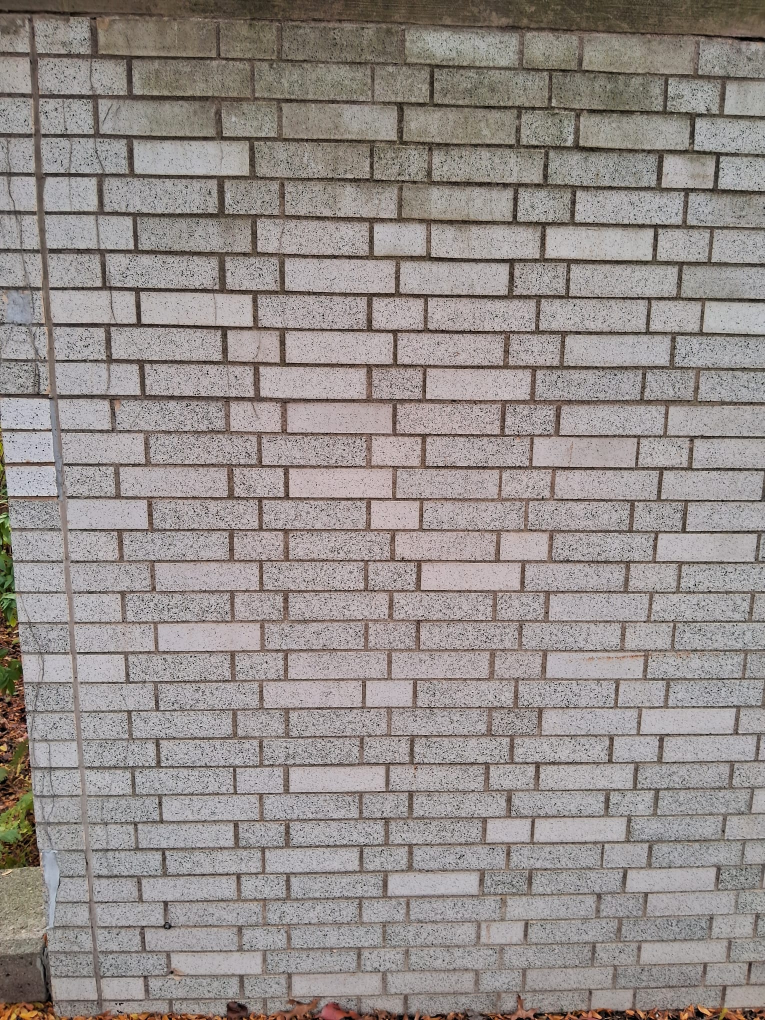
%> input picture Brick/Brickwall1.jpg, 1530 x 2040 px (shown at 1/2 size); its folder holds only this picture in this run
$ octave Brick_script.m   (GNU Octave 9; MATLAB toolbox functions it lacks are replaced by stand-ins)
%> lines starting %> are read from the running program, lines starting %| are printed output that depends on the picture
### harris.m
function [varargout] = harris(I,varargin)
%HARRIS Harris corner detector
%  This function implements a version of the Harris corner detector which
%  has the ability to calculate the eigenvalues of the gradient matrix
%  directly.  This is opposed to calculating the corner response function as
%  originally proposed by Harris in:
%
%  C. Harris and M. Stephens.  "A Combined Corner and Edge
%  Detector", Proceedings of the 4th Alvey Vision Conference,
%  Manchester, U.K. pgs 147-151, 1988
%
%  INPUT:
%  I is the graylevel image to extract interest points from
%  PARAMETER     DEFAULT   DESCRIPTION
%  ----------   --------  --------------------------
%  N               500    maximum number of interest points to return
%  'disp'          N/A    overlays corner points on image
%  'subpixel'      N/A    analytically calculate subpixel precision of
%                         corner locations by fitting a quadratic
%                         surface to corner response function
%  'thresh'          0    smallest acceptable value of response function
%  'hsize_i          3    size of the smoothing Gaussian mask
%  'sigma_i         0.5   standard deviation of Gaussian filter
%  'tile'          [1 1]  break the image into regions [y x] to
%                         distribute feature points more uniformly
%  'mask'           M     array of 1's same size as image defining
%                         where to compute feature points (useful
%                         for radially compensated images)
%  'eig'           N/A    use smallest eigenvalue as response
%                         function, o.w. use response function (default)
%                         originally proposed by Harris
%  'fft'           N/A    perform smoothing filtering in freqeuncey
%                         domain, o.w. perform in spatial domain (default)
%
%  OPTIONAL OUTPUT:
%  (y,x) are the row/column locations of interest points
%  M is the corner response function value associated with that point
%
%  Example:
%  I = imread('cameraman.tif');
%  [y,x,m] = harris(I,1000,'tile',[2 2],'disp');
%
%Date        Who     What
%--------    ----    ---------------------------------
%20021010    rme     Create.
%20021014    rme     Added option of subpixel precision.
%20021110    rme     Added example and no ouput option
%20021214    rme     Added tiling and mask features as well as
%                    Harris corner response function.
%20030821    rme     Speed up subpixel code, as well as regional
%                    processing code.
%20030826    rme     Added 'fft' option to speed up feature extraction
%                    for large images (e.g. 1024x1280)
%20041218    rme     Added convolve2.m function call.
%                    convolve2 performs SVD on the mask and then performs separable
%                    convolution.  note that matlab's filter2 also tries to do this, but for
%                    some reason calling conv2(h1,h2,I) is *much* slower than calling
%                    conv2(conv2(I,h1),h2) which what convolve2 does.

param = checkargs(size(I),varargin{:});

I = double(I);

[nr,nc] = size(I);

% create gradient masks
dx = [-1 0 1; -1 0 1; -1 0 1]/3;
dy = dx';

% calculate image gradients
Ix = convolve2(I,dx,'same');
Iy = convolve2(I,dy,'same');

% calculate gradient products
IxIx = Ix.*Ix;
IyIy = Iy.*Iy;
IxIy = Ix.*Iy;

% smooth squared image gradients
gmask = fspecial('gaussian',param.hsize,param.sigma);
if param.fft == false
  IxIx = convolve2(IxIx,gmask,'same');
  IyIy = convolve2(IyIy,gmask,'same');
  IxIy = convolve2(IxIy,gmask,'same');
else
  m = size(IxIx,1)+size(gmask,1)-1;
  n = size(IxIx,2)+size(gmask,2)-1;
  try
    % previous values
    pv_t = load(strcat(tempdir,'harris_prev_val.mat'));
    if m == pv_t.m && n == pv_t.n && ...
	  param.hsize == pv_t.hsize && param.sigma == pv_t.sigma
      % load previously stored smoothing filter fft
      %disp('loading gmask_fft');
      gmask_fft = pv_t.gmask_fft;
    else
      %disp('generating gmask_fft');
      gmask_fft = fft2(gmask,m,n);
    end
  catch
    %disp('no previous values exist, generating gmask_fft')
    hsize = param.hsize;
    sigma = param.sigma;
    % no previous values exist
    gmask_fft = fft2(gmask,m,n);
    save(strcat(tempdir,'harris_prev_val.mat'), ...
  	 'hsize','sigma','m','n','gmask_fft');
  end

  IxIx = real(ifft2(fft2(IxIx,m,n).*gmask_fft));
  IyIy = real(ifft2(fft2(IyIy,m,n).*gmask_fft));
  IxIy = real(ifft2(fft2(IxIy,m,n).*gmask_fft));
  % keep 'same' portion
  w = (param.hsize-1)/2; % hsize is assumed to be odd
  IxIx = IxIx(w+1:w+nr,w+1:w+nc);
  IyIy = IyIy(w+1:w+nr,w+1:w+nc);
  IxIy = IxIy(w+1:w+nr,w+1:w+nc);
  clear hsize sigma m n gmask_fft gmask;
end

% calculate the eigenvalues of the matrix
% [IxIx IxIy
%  IxIy IyIy]
% old way
%lambda1a = (IxIx+IyIy)/2 + 1/2*sqrt((IxIx+IyIy).^2-4*(IxIx.*IyIy-IxIy.*IxIy));
%lambda2a = (IxIx+IyIy)/2 - 1/2*sqrt((IxIx+IyIy).^2-4*(IxIx.*IyIy-IxIy.*IxIy));
% faster way
B = (IxIx+IyIy);
SQRTRM = sqrt(B.^2 - 4*(IxIx.*IyIy-IxIy.^2));
lambda1 = (B+SQRTRM)/2;
lambda2 = (B-SQRTRM)/2;
clear B SQRTRM IxIx IyIy IxIy;

% corner detection is based upon the desired corner response function
if param.eig
  % minimum eigenvalue
  R = real(min(lambda1,lambda2));
else
  % Harris corner response function
  % trace equals sum of eigenvalues
  % determinant equals product of eigenvalues
  R = lambda1.*lambda2 - 0.04*(lambda1+lambda2).^2;
end

% locate local maxima based upon eight-connected neighborhood
Maxima = (imregionalmax(R) & param.mask).*R;

% sort interest points by reponse function
% only consider pixels where the gradient matrix is positive definite
% i.e. both eigenvalues are greater than zero
[i,j] = find(Maxima > param.thresh);
m = Maxima((j-1)*nr+i); %shortcut for maxima(sub2ind(size(maxima),i,j));
[m,idx] = sort(m);
i = i(idx);
j = j(idx);

% interest points were sorted ascendingly by response function,
% flip so largest response points are first
m = m(end:-1:1);
i = i(end:-1:1);
j = j(end:-1:1);

if param.tile(1) > 1 && param.tile(2) > 1
  % process image regionally so that corners are uniformally
  % extracted across image regions
  ii = [];
  jj = [];
  mm = [];
  Npts_per_region = round(param.N/prod(param.tile));
  xx = round(linspace(1,nc,param.tile(2)+1)); % region boundaries
  yy = round(linspace(1,nr,param.tile(1)+1));
  for pp = 2:length(xx)
    % points falling within the region's x boundaries
    idx = find((j >= xx(pp-1)) & (j < xx(pp)));
    for qq = 2:length(yy)
      % points falling within the region's y boundaries
      idy = find((i >= yy(qq-1)) & (i < yy(qq)));

      % their common intersection
      ind = intersect(idx,idy);

      % return the strongest N points as defined by user
      ii = [ii; i(ind(1:min(end,Npts_per_region)))];
      jj = [jj; j(ind(1:min(end,Npts_per_region)))];
      mm = [mm; m(ind(1:min(end,Npts_per_region)))];
    end
  end
else
  ii = i(1:min(end,param.N));
  jj = j(1:min(end,param.N));
  mm = m(1:min(end,param.N));
end

if param.subpixel
  % refine corner locations with subpixel accuracy
  % fit a quadratic surface to maxima location
  % and calculate it's analytic peak
  [ii,jj] = subpixel(ii,jj,R);
end

if param.disp | nargout == 0
  % overlay corner points on original image
  figure;
  imagesc(I);
  colormap gray;
  hold on;
  plot(jj,ii,'y+');
  hold off;
  drawnow;
end

if nargout >= 2
  varargout{1} = ii;
  varargout{2} = jj;
end
if nargout == 3
  varargout{3} = mm;
end

%=======================================================================
function param = checkargs(isize,varargin);

% set defaults
param.disp = 0;      % overlay corner points on image
param.N = 500;       % number of interest points to return
param.subpixel = false;  % refine corner location with subpixel accuracy
param.thresh = 0;    % threshold value for smallest response magnitude
param.hsize = 3;     % size of gaussian smoothing mask
param.sigma = 0.5;   % standard deviation of gaussian mask
param.eig   = false; % use corner response function as originally
                     % proposed by Harris
param.tile = [1 1];  % do not process image regionally
param.fft  = false;  % implement conv2 in spatial domain

%----------------------------------------------
% replace defaults with user specified values
%----------------------------------------------
% check to see if number of corner points was specified
% otherwise use default
if nargin > 1 && isnumeric(varargin{1})
  param.N = varargin{1};
  ii = 2;
else
  ii = 1;
end

% loop through parameter/value pairs
while ii <= nargin - 1;
  switch lower(varargin{ii})
   case 'disp'
    param.disp = 1;
    ii = ii+1;
   case 'subpixel'
    param.subpixel = true;
    ii = ii+1;
   case 'eig'
    param.eig = true;
    ii = ii+1;
   case 'thresh'
    param.thresh = varargin{ii+1};
    ii = ii+2;
   case 'hsize'
    param.hsize = varargin{ii+1};
    ii = ii+2;
   case 'sigma'
    param.sigma = varargin{ii+1};
    ii = ii+2;
   case 'mask'
    param.mask  = logical(varargin{ii+1});
    ii = ii+2;
   case 'tile'
    param.tile  = varargin{ii+1};
    ii = ii+2;
   case 'fft'
    param.fft = true;
    ii = ii+1;
   otherwise
    error(sprintf('Uknown option ''%s''',varargin{ii}));
  end
end

if ~isfield(param,'mask')
  % corner mask defines region to compute interest points
  % define default mask to include "valid" smoothed
  % image gradient portions from convolution
  param.mask = true(isize);
  % [5 lines of commented-out code are left out]
end

%================================================================
% the current implementation no longer uses this function
% [7 lines left out: function regionalmask, not called in this run]


%================================================================
% [57 lines left out: function subpixel, not called in this run]

### convolve2.m
function y = convolve2(x, m, shape, tol)
%CONVOLVE2 Two dimensional convolution.
%   Y = CONVOLVE2(X, M) performs the 2-D convolution of matrices X and
%   M. If [mx,nx] = size(X) and [mm,nm] = size(M), then size(Y) =
%   [mx+mm-1,nx+nm-1]. Values near the boundaries of the output array are
%   calculated as if X was surrounded by a border of zero values.
%
%   Y = CONVOLVE2(X, M, SHAPE) where SHAPE is a string returns a
%   subsection of the 2-D convolution with size specified by SHAPE:
%
%       'full'  - (default) returns the full 2-D convolution,
%       'same'  - returns the central part of the convolution
%                 that is the same size as A (using zero padding),
%       'valid' - returns only those parts of the convolution
%                 that are computed without the zero-padded
%                 edges, size(Y) = [mx-mm+1,nx-nm+1] when
%                 size(X) > size(M),
%       'wrap'  - as for 'same' except that instead of using zero-padding
%                 the input A is taken to wrap round as on a toroid.
%
%   CONVOLVE2 is fastest when mx > mm and nx > nm - i.e. the first
%   argument is the input and the second is the mask.
%
%   If the rank of the mask M is low, CONVOLVE2 will decompose it into a
%   sum of outer product masks, each of which is applied efficiently as
%   convolution with a row vector and a column vector, by calling CONV2.
%   The function will often be faster than CONV2 or FILTER2 (in some
%   cases much faster) and will produce the same results as CONV2 to
%   within a small tolerance.
%
%   Y = CONVOLVE2(... , TOL) where TOL is a number in the range 0.0 to
%   1.0 computes the convolution using a reduced-rank approximation to
%   M, provided this will speed up the computation. TOL limits the
%   relative sum-squared error in the effective mask; that is, if the
%   effective mask is E, the error is controlled such that
%
%       sum(sum( (M-E) .* (M-E) ))
%       --------------------------    <=  TOL
%            sum(sum( M .* M ))
%
%   See also CONV2, FILTER2.

% David Young, COGS, University of Sussex, February 2002,
%   revised October 2002.

% Deal with optional arguments
error(nargchk(2,4,nargin));
if nargin < 3
    shape = 'full';    % shape default as for CONV2
    tol = 0;
elseif nargin < 4
    if isnumeric(shape)
        tol = shape;
        shape = 'full';
    else
        tol = 0;
    end
end;

% Set up to do the wrap operation, not handled by conv2
if strcmp(shape, 'wrap')
    x = wraparound(x, m);
    shape = 'valid';
end

% do the convolution itself
y = doconv(x, m, shape, tol);

%-----------------------------------------------------------------------

function y = doconv(x, m, shape, tol)
% Carry out convolution
[mx, nx] = size(x);
[mm, nm] = size(m);

% If the mask is bigger than the input, or it is 1-D already,
% just let CONV2 handle it.
if mm > mx | nm > nx | mm == 1 | nm == 1
    y = conv2(x, m, shape);
else
    % Get svd of mask
    if mm < nm; m = m'; end        % svd(..,0) wants m > n
    [u,s,v] = svd(m, 0);
    s = diag(s);
    rank = trank(m, s, tol);
    if rank*(mm+nm) < mm*nm         % take advantage of low rank
        if mm < nm;  t = u; u = v; v = t; end  % reverse earlier transpose
        vp = v';
        % For some reason, CONV2(H,C,X) is very slow, so use the normal call
        y = conv2(conv2(x, u(:,1)*s(1), shape), vp(1,:), shape);
        for r = 2:rank
            y = y + conv2(conv2(x, u(:,r)*s(r), shape), vp(r,:), shape);
        end
    else
        if mm < nm; m = m'; end     % reverse earlier transpose
        y = conv2(x, m, shape);
    end
end

%-----------------------------------------------------------------------

function r = trank(m, s, tol)
% Approximate rank function - returns rank of matrix that fits given
% matrix to within given relative rms error. Expects original matrix
% and vector of singular values.
if tol < 0 || tol > 1
    error('Tolerance must be in range 0 to 1');
end
if tol == 0             % return estimate of actual rank
    tol = length(m) * max(s) * eps;
    r = sum(s > tol);
else
    ss = s .* s;
    t = (1 - tol) * sum(ss);
    r = 0;
    sm = 0;
    while sm < t
        r = r + 1;
        sm = sm + ss(r);
    end
end

%-----------------------------------------------------------------------

% [44 lines left out: function wraparound, not called in this run]

### Brick_script.m
% Load images.
buildingDir = fullfile('C:\Users\tejas\OneDrive\Documents\MATLAB\Brick\');
buildingScene = imageDatastore(buildingDir);

% Display images to be stitched.
montage(buildingScene.Files)
% Read the first image from the image set.
I = readimage(buildingScene,1);
%> I is the input picture: size 2040x1530x3 uint8; mean R, G, B 148.2, 141.2, 138.1

% Initialize features for I(1)
grayImage = im2gray(I);
[y,x,m] = harris(grayImage, 2000, 'tile', [2 2], 'disp');
%> in checkargs, `param.N = varargin{1};`: param.N = 2000
%> the loop in checkargs, `while ii <= nargin - 1;` made 2 passes
%> param.tile on pass 1: [2 2]
%> after the loop in checkargs, `while ii <= nargin - 1;`: ii = 5; param = {disp 1, N 2000, subpixel false, thresh 0, hsize 3, sigma 0.5}; param.disp = 1; param.eig = false; param.hsize = 3; param.sigma = 0.5; param.subpixel = false; param.thresh = 0
%> in doconv, `y = conv2(conv2(x, u(:,1)*s(1), shape), vp(1,:), shape);`:
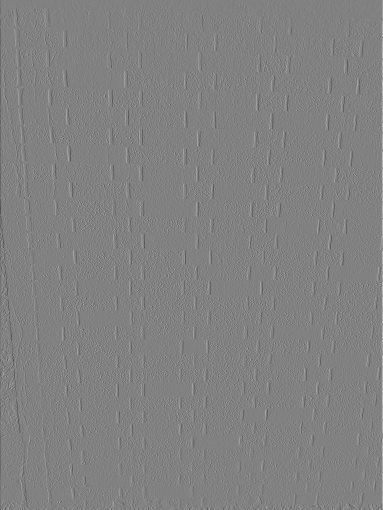
%> y: size 2040x1530 double (shown at 1/4 size); min -205, max 198.3, mean 0; drawn with min black and max white
%> in harris, `IxIx = Ix.*Ix;`:
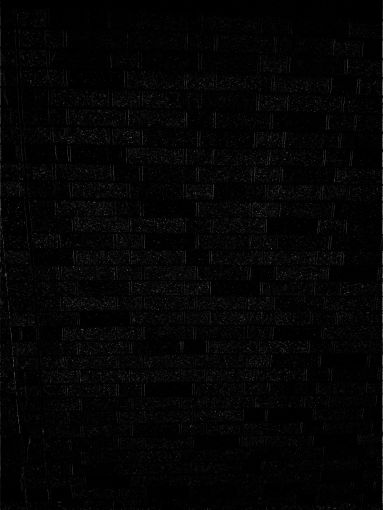
%> IxIx: size 2040x1530 double (shown at 1/4 size); min 0, max 42025, mean 743; drawn with min black and max white
%> in harris, `IyIy = Iy.*Iy;`:
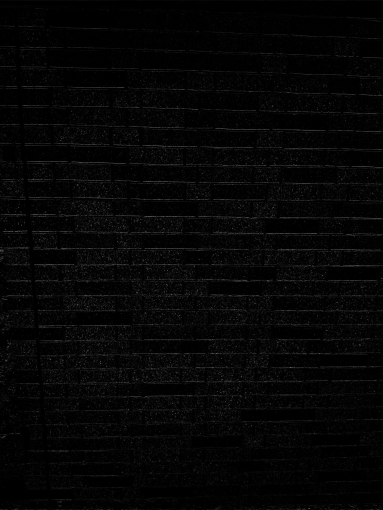
%> IyIy: size 2040x1530 double (shown at 1/4 size); min 6.57e-32, max 48693.8, mean 1081.7; drawn with min black and max white
%> in harris, `gmask = fspecial('gaussian',param.hsize,param.sigma);`: gmask = [0.0113 0.0838 0.0113; 0.0838 0.619 0.0838; 0.0113 0.0838 0.0113]
%> in harris, `B = (IxIx+IyIy);`:
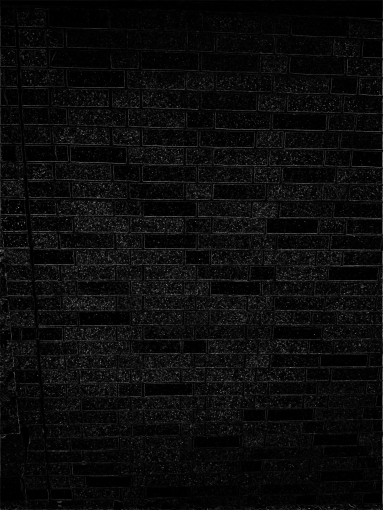
%> B: size 2040x1530 double (shown at 1/4 size); min 5.45e-27, max 39671.8, mean 1821.6; drawn with min black and max white
%> in harris, `[i,j] = find(Maxima > param.thresh);`: i = 174443 values from 1 to 2040; j = 174443 values from 1 to 1530
%> in harris, `Npts_per_region = round(param.N/prod(param.tile));`: Npts_per_region = 500
%> in harris, `xx = round(linspace(1,nc,param.tile(2)+1));`: xx = [1 766 1530]
%> in harris, `yy = round(linspace(1,nr,param.tile(1)+1));`: yy = [1 1021 2040]
%> the loop in harris, `for pp = 2:length(xx)` made 2 passes
%> after the loop in harris, `for pp = 2:length(xx)`: ii = 2000 values, max 1870 at index 724, min 87 at index 1366, mean 1026.9; jj = 2000 values, max 1529 at index 1374, min 1 at index 1, mean 747.8; mm = 2000 values, max 69748243.1 at index 1, min 14183626.6 at index 1500, mean 25537314.7
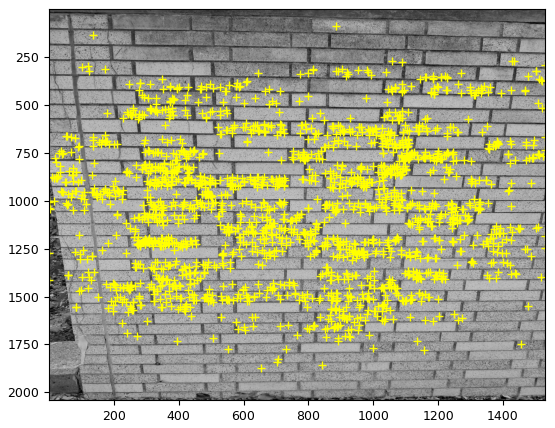
%> figure redrawn from the program's plot data
%> y has the same summary as ii in harris; x has the same summary as jj in harris; m has the same summary as mm in harris
points = [x,y];
%> points = 2000 rows, first 12: [1 1006; 73 895; 325 917; 310 903; 88 902; 482 910; 460 926; 297 827; 321 1020; 430 858; 334 537; 372 553]
%points = detectSURFFeatures(grayImage);
%> (the run ends here)

$ run again, on Brick/Brickwall2.jpg
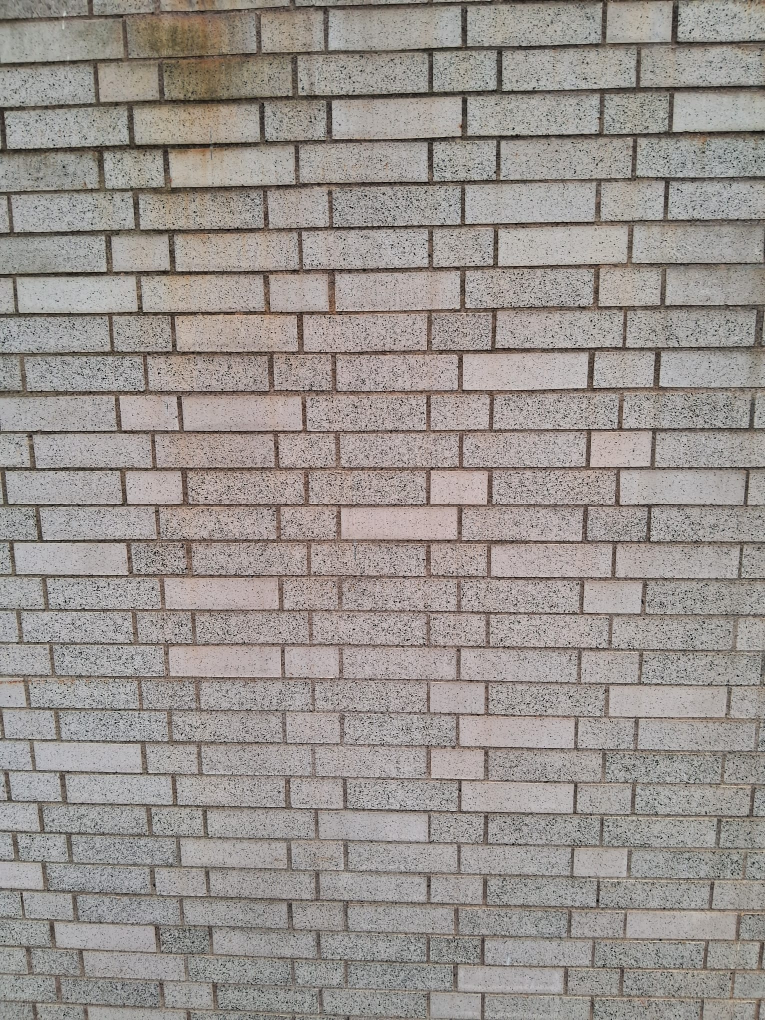
%> input picture Brick/Brickwall2.jpg, 1530 x 2040 px (shown at 1/2 size)
%> I is the input picture: size 2040x1530x3 uint8; mean R, G, B 152.1, 146.3, 142.2
%> param.N = 2000
%> the loop in checkargs, `while ii <= nargin - 1;` made 2 passes
%> param.tile on pass 1: [2 2]
%> after the loop in checkargs, `while ii <= nargin - 1;`: ii = 5; param = {disp 1, N 2000, subpixel false, thresh 0, hsize 3, sigma 0.5}; param.disp = 1; param.eig = false; param.hsize = 3; param.sigma = 0.5; param.subpixel = false; param.thresh = 0
%> I: size 2040x1530 double
%> gmask = [0.0113 0.0838 0.0113; 0.0838 0.619 0.0838; 0.0113 0.0838 0.0113]
%> in harris, `B = (IxIx+IyIy);`:
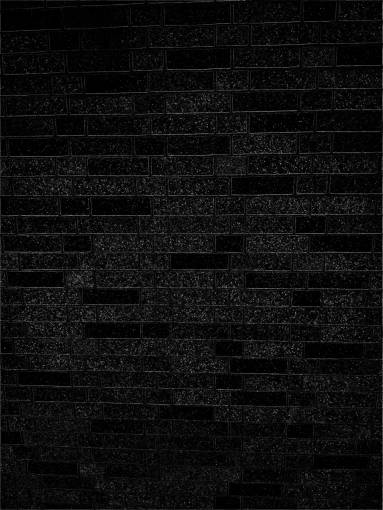
%> B: size 2040x1530 double (shown at 1/4 size); min 5.45e-27, max 39070.8, mean 2119; drawn with min black and max white
%> i = 168611 values from 1 to 2040; j = 168611 values from 1 to 1530
%> Npts_per_region = 500
%> xx = [1 766 1530]
%> yy = [1 1021 2040]
%> the loop in harris, `for pp = 2:length(xx)` made 2 passes
%> after the loop in harris, `for pp = 2:length(xx)`: ii = 2000 values, max 1970 at index 1835, min 147 at index 348, mean 1021.6; jj = 2000 values, max 1529 at index 1908, min 1 at index 292, mean 760.6; mm = 2000 values, max 64782950.2 at index 1, min 17388614.4 at index 500, mean 27966000.8
%> `[y,x,m] = harris(grayImage, 2000, 'tile', [2 2], 'disp');`:
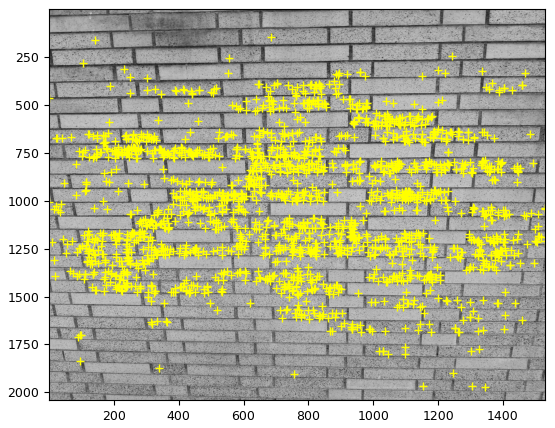
%> figure redrawn from the program's plot data
%> `[y,x,m] = harris(grayImage, 2000, 'tile', [2 2], 'disp');`: y has the same summary as ii in harris; x has the same summary as jj in harris; m has the same summary as mm in harris
%> points = 2000 rows, first 12: [489 969; 683 968; 761 997; 617 888; 638 910; 761 983; 351 773; 405 979; 752 844; 679 766; 450 750; 723 475]
